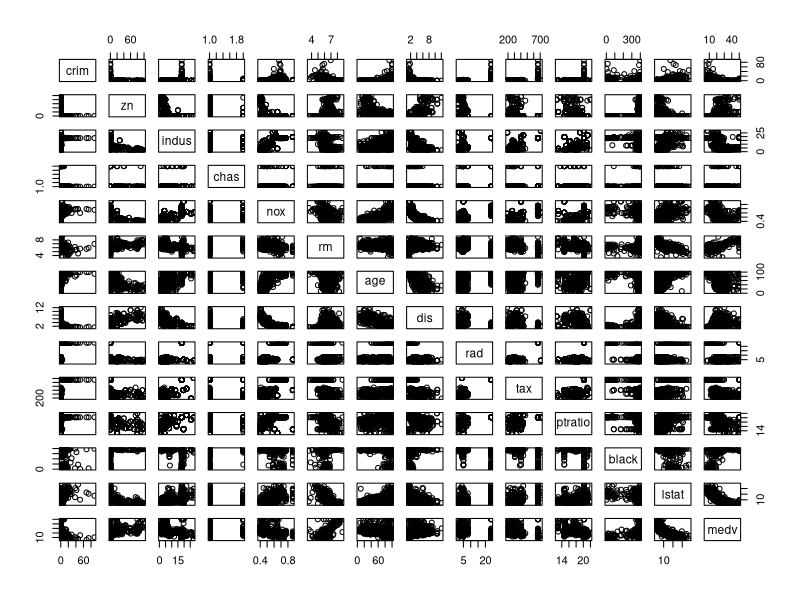
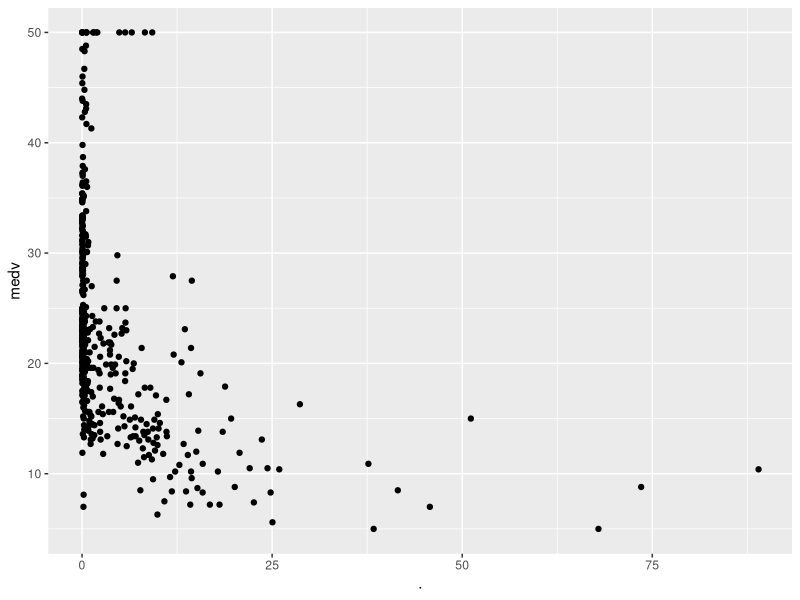
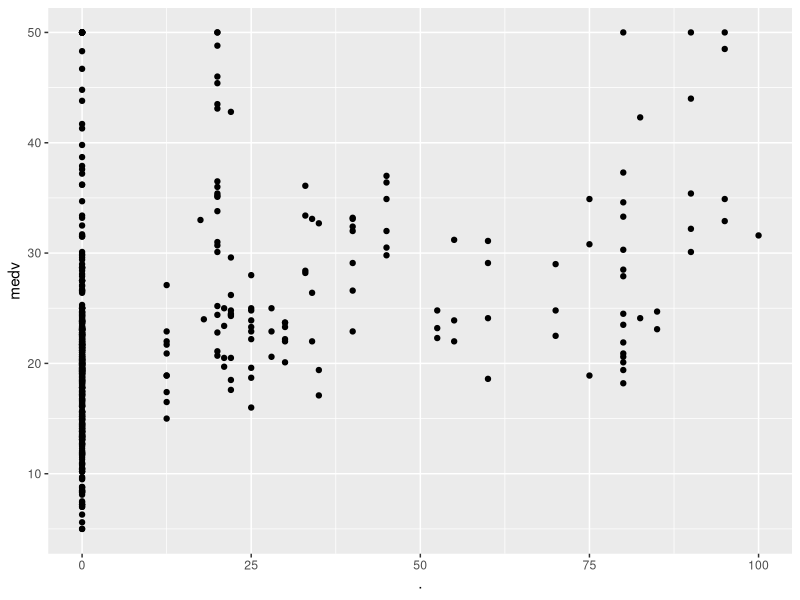
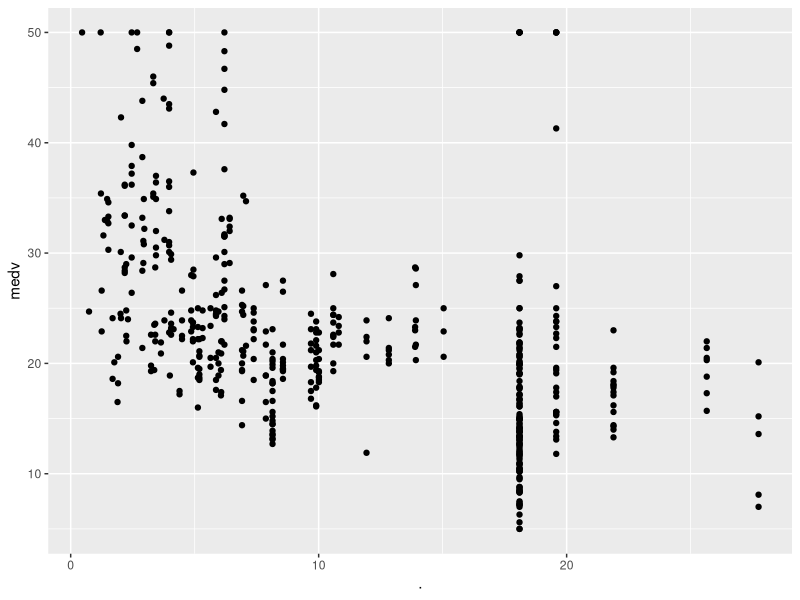
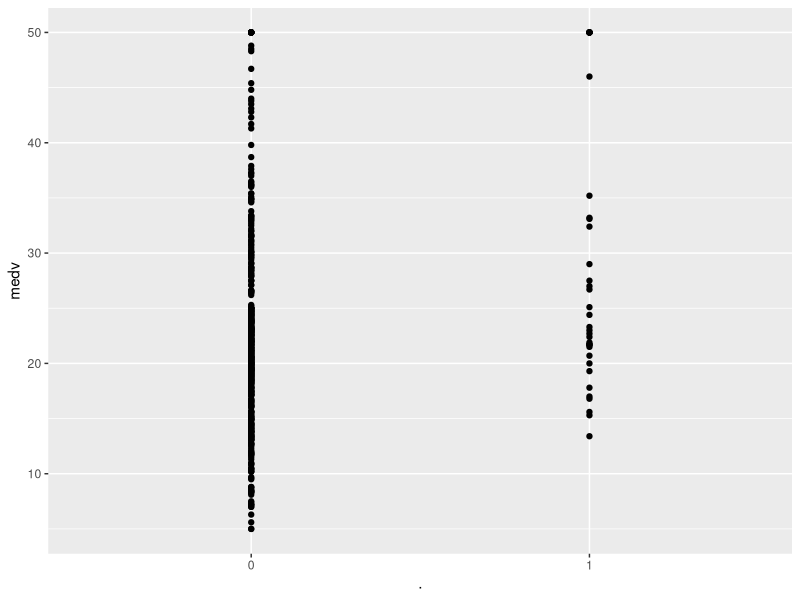
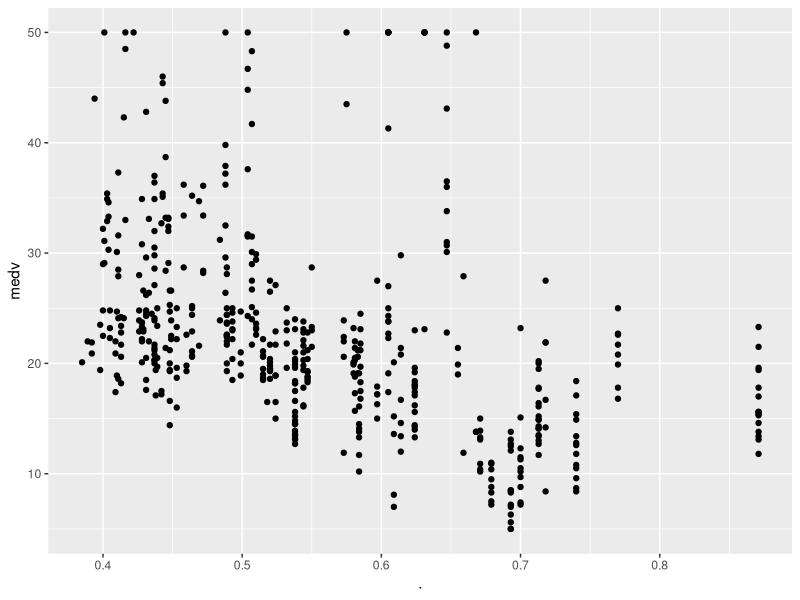

Recreate these plots in R, in order.
# Analise Modelos Lineares
# Curso-R
# Natália Freitas de Souza


# Pacotes -----------------------------------------------------------------
library(tidyverse) 
library(broom)
library(purrr)

# Dados -------------------------------------------------------------------
library(MASS)
glimpse(Boston)
view(Boston)

#   Descriçao das variáves
help(Boston)
str(Boston)
summary(Boston)
table(Boston$rad)

# Ajuste: variaveis
Boston <- Boston |> 
            mutate(chas= as.factor(chas))

# Analise gráfica
plot(Boston)

graficos <- Boston|> 
              map( ~ {ggplot(Boston, aes(y = medv, x = .))+ geom_point()})

graficos$crim   # taxa de crime percapita por cidade
graficos$zn     # proporção de terrenos residenciais zoneados
graficos$indus  # proporção de acres de negócios não varejistas por cidade
graficos$chas   #Variável dummy de Charles River (= 1 se o trecho limita o rio; 0 caso contrário).
graficos$nox    #concentração de óxidos de nitrogênio (partes por 10 milhões)
  